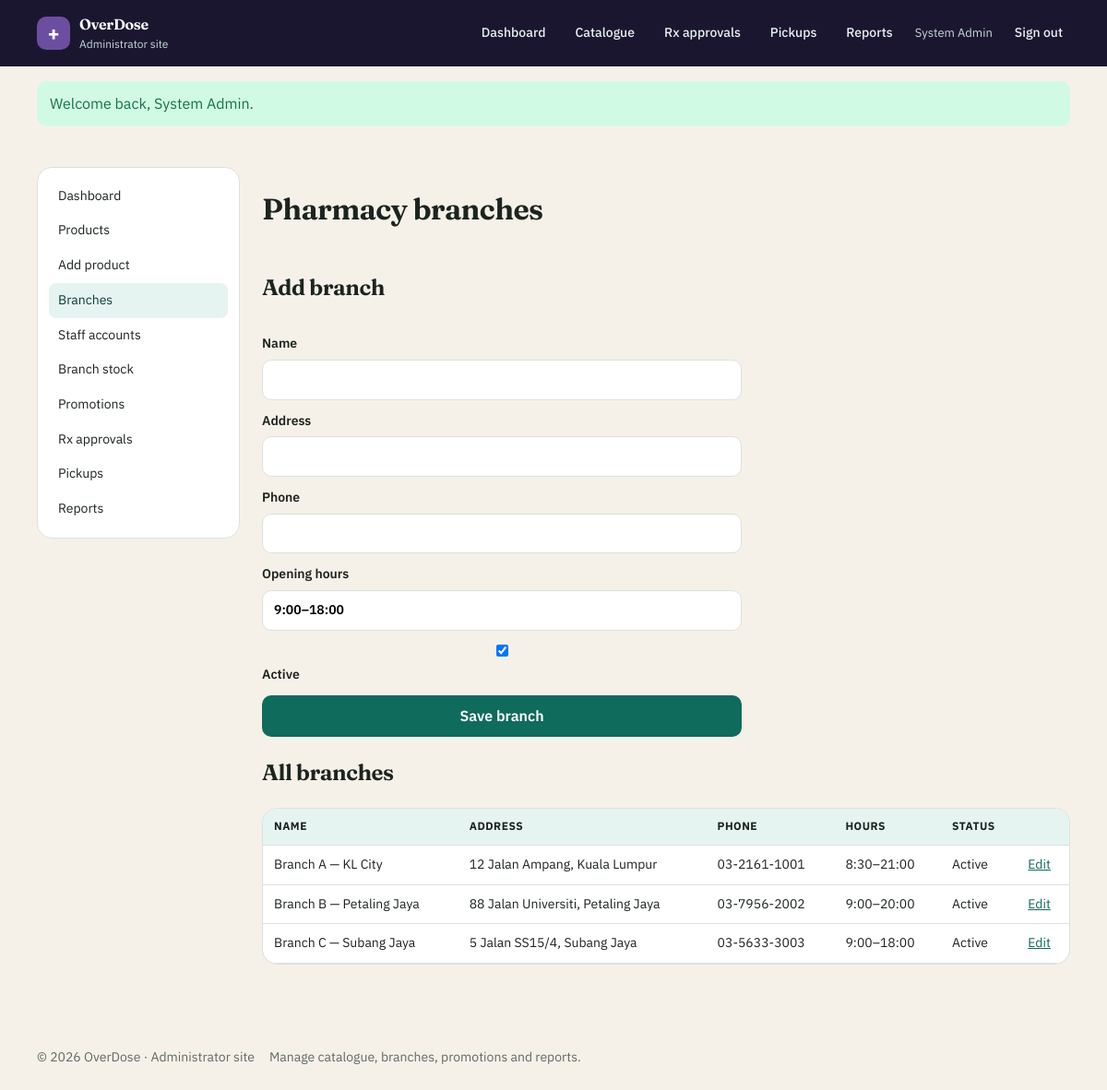
/admin/branches.php (signed in), run on the app's committed database.
### tables this page shows
CREATE TABLE branches (
  id INT UNSIGNED NOT NULL AUTO_INCREMENT,
  name VARCHAR(120) NOT NULL,
  address VARCHAR(255) NOT NULL,
  phone VARCHAR(40) NOT NULL,
  opening_hours VARCHAR(120) NOT NULL DEFAULT '9:00–18:00',
  is_active TINYINT(1) NOT NULL DEFAULT 1,
  PRIMARY KEY (id)
);

### includes/helpers.php (called while the page is built, shortened)
<?php
function e(?string $value): string
{
    return htmlspecialchars((string) $value, ENT_QUOTES | ENT_SUBSTITUTE, 'UTF-8');
}
function app_base(): string
{
    static $base = null;
    if ($base !== null) {
        return $base;
    }
    $projectRoot = str_replace('\\', '/', realpath(dirname(__DIR__)) ?: dirname(__DIR__));
    $docRoot = str_replace('\\', '/', realpath($_SERVER['DOCUMENT_ROOT'] ?? '') ?: ($_SERVER['DOCUMENT_ROOT'] ?? ''));
    if ($docRoot !== '' && str_starts_with($projectRoot, rtrim($docRoot, '/'))) {
        $base = substr($projectRoot, strlen(rtrim($docRoot, '/')));
    } else {
        $script = str_replace('\\', '/', dirname($_SERVER['SCRIPT_NAME'] ?? '/'));
        if (str_ends_with($script, '/admin') || str_ends_with($script, '/staff') || str_ends_with($script, '/pages') || str_ends_with($script, '/api')) {
            $script = dirname($script);
        }
        $base = $script === '/' ? '' : $script;
    }
    $base = rtrim($base, '/');
    return $base;
}
function url(string $path = ''): string
{
    $path = ltrim($path, '/');
    $base = app_base();
    return ($base === '' ? '' : $base) . '/' . $path;
}
function get_int(string $key, int $default = 0): int
{
    return filter_input(INPUT_GET, $key, FILTER_VALIDATE_INT) ?: $default;
}

### includes/db.php (called while the page is built, shortened)
<?php
function db_all(mysqli $db, string $sql, string $types = '', array $params = []): array
{
    $stmt = $db->prepare($sql);
    $stmt->execute();
    $result = $stmt->get_result();
    $rows = $result->fetch_all(MYSQLI_ASSOC);
    return $rows;
}

### includes/portal.php (called while the page is built, shortened)
<?php
function current_portal(): string
{
    $script = str_replace('\\', '/', $_SERVER['SCRIPT_NAME'] ?? '');
    if (str_contains($script, '/admin/')) {
        return 'admin';
    }
    return 'customer';
}
function portal_session_path(?string $portal = null): string
{
    $base = app_base();
    $root = $base === '' ? '/' : $base . '/';
    return match ($portal ?? current_portal()) {
        'admin' => rtrim($root, '/') . '/admin/',
        'staff' => rtrim($root, '/') . '/staff/',
        default => $root,
    };
}

### admin/branches.php (the view, shortened to what this page needs)
<?php
$db = db();
$id = get_int('id');
$edit = $id ? db_one($db, 'SELECT * FROM branches WHERE id = ?', 'i', [$id]) : null;
$name = $edit['name'] ?? '';
$address = $edit['address'] ?? '';
$phone = $edit['phone'] ?? '';
$hours = $edit['opening_hours'] ?? '9:00–18:00';
$isActive = (int) ($edit['is_active'] ?? 1);
$branches = db_all($db, 'SELECT * FROM branches ORDER BY name');
require dirname(__DIR__) . '/includes/header.php';
?>
<div class="container layout-admin">
  <?php require dirname(__DIR__) . '/includes/admin_nav.php'; ?>
  <div>
    <h1>Pharmacy branches</h1>
    <form class="form" method="post">
      <h2><?= $edit ? 'Edit branch' : 'Add branch' ?></h2>
      <label>Name <input type="text" name="name" required value="<?= e($name) ?>"></label>
      <label>Address <input type="text" name="address" required value="<?= e($address) ?>"></label>
      <label>Phone <input type="text" name="phone" required value="<?= e($phone) ?>"></label>
      <label>Opening hours <input type="text" name="opening_hours" required value="<?= e($hours) ?>"></label>
      <label><input type="checkbox" name="is_active" <?= $isActive ? 'checked' : '' ?>> Active</label>
      <button class="btn" type="submit">Save branch</button>
    </form>
    <h2>All branches</h2>
    <div class="table-wrap">
      <table>
        <thead><tr><th>Name</th><th>Address</th><th>Phone</th><th>Hours</th><th>Status</th><th></th></tr></thead>
        <tbody>
          <?php foreach ($branches as $branch): ?>
            <tr>
              <td><?= e($branch['name']) ?></td>
              <td><?= e($branch['address']) ?></td>
              <td><?= e($branch['phone']) ?></td>
              <td><?= e($branch['opening_hours']) ?></td>
              <td><?= (int) $branch['is_active'] ? 'Active' : 'Inactive' ?></td>
              <td><a href="<?= e(url('admin/branches.php?id=' . (int) $branch['id'])) ?>">Edit</a></td>
            </tr>
          <?php endforeach; ?>
        </tbody>
      </table>
    </div>
  </div>
</div>
<?php require dirname(__DIR__) . '/includes/footer.php'; ?>

### public/css/style.css (style rules this page uses)
:root { --teal-900: #0b3d36; --teal-700: #0f6b5c; --teal-500: #1a8f7a; --teal-100: #e6f4f1; --cream: #f6f1e8; --ink: #1c241f; --muted: #5c6b66; --card: #ffffff; --danger: #9b2c2c; --warning: #b45309; --ok: #157347; --line: #d9e2de; --shadow: 0 10px 30px rgba(11, 61, 54, 0.08); --radius: 16px; }
*, *::before, *::after { box-sizing: border-box; }
html { scroll-behavior: smooth; }
body { margin: 0; font-family: "IBM Plex Sans", system-ui, sans-serif; color: var(--ink); background: var(--cream); line-height: 1.55; }
h1, h2, h3, .brand strong { font-family: Fraunces, Georgia, serif; font-weight: 650; letter-spacing: -0.02em; }
a { color: var(--teal-700); }
.container { width: min(1120px, calc(100% - 32px)); margin-inline: auto; }
.search-bar input, .search-bar select, input[type="text"], input[type="email"], input[type="password"], input[type="number"], input[type="date"], select, textarea { width: 100%; padding: 10px 12px; border: 1px solid var(--line); border-radius: 10px; font: inherit; background: #fff; }
.btn, button.btn, input.btn { display: inline-flex; align-items: center; justify-content: center; background: var(--teal-700); color: #fff; border: 0; padding: 10px 16px; border-radius: 10px; text-decoration: none; font: inherit; font-weight: 600; cursor: pointer; }
table { width: 100%; border-collapse: collapse; background: #fff; border-radius: var(--radius); overflow: hidden; }
th, td { padding: 10px 12px; text-align: left; border-bottom: 1px solid var(--line); font-size: 14px; }
th { background: var(--teal-100); font-size: 12px; text-transform: uppercase; letter-spacing: 0.04em; }
.table-wrap { overflow-x: auto; border: 1px solid var(--line); border-radius: var(--radius); }
.form { display: grid; gap: 12px; max-width: 520px; }
.form label { font-weight: 600; font-size: 14px; display: grid; gap: 6px; }
.layout-admin { display: grid; grid-template-columns: 220px 1fr; gap: 24px; padding: 28px 0 48px; }

### data on the page
branches: name "Branch A — KL City", address "12 Jalan Ampang, Kuala Lumpur", phone "03-2161-1001", opening_hours "8:30–21:00", is_active "Active"
branches: name "Branch B — Petaling Jaya", address "88 Jalan Universiti, Petaling Jaya", phone "03-7956-2002", opening_hours "9:00–20:00", is_active "Active"
branches: name "Branch C — Subang Jaya", address "5 Jalan SS15/4, Subang Jaya", phone "03-5633-3003", opening_hours "9:00–18:00", is_active "Active"

### other printed values
APP_NAME "OverDose"
$brandTag "Administrator site"
$user['name'] "System Admin"
$flash['message'] "Welcome back, System Admin."
